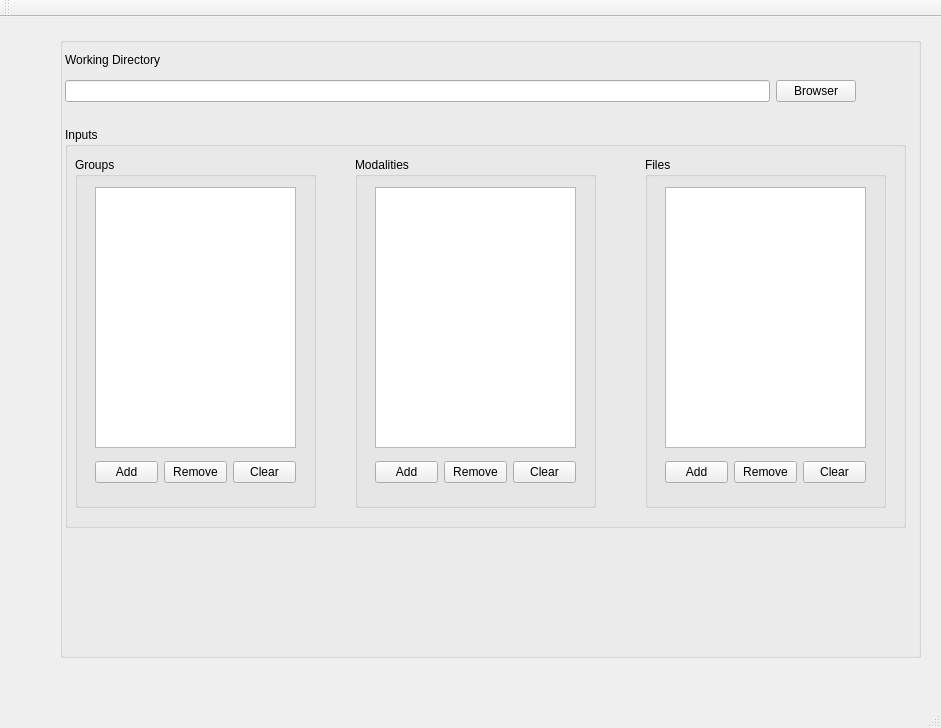
<?xml version="1.0" encoding="UTF-8"?>
<ui version="4.0">
 <class>MainWindow</class>
 <widget class="QMainWindow" name="MainWindow">
  <property name="geometry">
   <rect>
    <x>0</x>
    <y>0</y>
    <width>941</width>
    <height>728</height>
   </rect>
  </property>
  <property name="sizePolicy">
   <sizepolicy hsizetype="Expanding" vsizetype="Expanding">
    <horstretch>0</horstretch>
    <verstretch>0</verstretch>
   </sizepolicy>
  </property>
  <property name="windowTitle">
   <string>easyLearn</string>
  </property>
  <widget class="QWidget" name="centralwidget">
   <widget class="QWidget" name="">
    <property name="geometry">
     <rect>
      <x>60</x>
      <y>20</y>
      <width>861</width>
      <height>621</height>
     </rect>
    </property>
    <layout class="QVBoxLayout" name="verticalLayout">
     <item>
      <widget class="QGroupBox" name="groupBox_workingdir">
       <property name="title">
        <string/>
       </property>
       <widget class="QGroupBox" name="WholeGroupBox">
        <property name="geometry">
         <rect>
          <x>5</x>
          <y>90</y>
          <width>841</width>
          <height>401</height>
         </rect>
        </property>
        <property name="title">
         <string>Inputs</string>
        </property>
        <widget class="QGroupBox" name="groupBox_files">
         <property name="geometry">
          <rect>
           <x>580</x>
           <y>30</y>
           <width>241</width>
           <height>351</height>
          </rect>
         </property>
         <property name="title">
          <string>Files</string>
         </property>
         <widget class="QListView" name="listView_files">
          <property name="geometry">
           <rect>
            <x>20</x>
            <y>30</y>
            <width>201</width>
            <height>261</height>
           </rect>
          </property>
          <property name="sizeAdjustPolicy">
           <enum>QAbstractScrollArea::AdjustToContents</enum>
          </property>
         </widget>
         <widget class="QWidget" name="layoutWidget_2">
          <property name="geometry">
           <rect>
            <x>20</x>
            <y>300</y>
            <width>201</width>
            <height>30</height>
           </rect>
          </property>
          <layout class="QHBoxLayout" name="horizontalLayout_3">
           <item>
            <widget class="QPushButton" name="pushButton_addfiles">
             <property name="toolTipDuration">
              <number>-5</number>
             </property>
             <property name="whatsThis">
              <string>&lt;html&gt;&lt;head/&gt;&lt;body&gt;&lt;p&gt;push the button then close program&lt;/p&gt;&lt;/body&gt;&lt;/html&gt;</string>
             </property>
             <property name="text">
              <string>Add</string>
             </property>
            </widget>
           </item>
           <item>
            <widget class="QPushButton" name="pushButton_removefiles">
             <property name="text">
              <string>Remove</string>
             </property>
            </widget>
           </item>
           <item>
            <widget class="QPushButton" name="pushButton_clearfiles">
             <property name="text">
              <string>Clear</string>
             </property>
            </widget>
           </item>
          </layout>
         </widget>
        </widget>
        <widget class="QGroupBox" name="groupBox_modality">
         <property name="geometry">
          <rect>
           <x>290</x>
           <y>30</y>
           <width>241</width>
           <height>351</height>
          </rect>
         </property>
         <property name="title">
          <string>Modalities</string>
         </property>
         <widget class="QListView" name="listView_modalities">
          <property name="geometry">
           <rect>
            <x>20</x>
            <y>30</y>
            <width>201</width>
            <height>261</height>
           </rect>
          </property>
          <property name="sizeAdjustPolicy">
           <enum>QAbstractScrollArea::AdjustToContents</enum>
          </property>
         </widget>
         <widget class="QWidget" name="layoutWidget">
          <property name="geometry">
           <rect>
            <x>20</x>
            <y>300</y>
            <width>201</width>
            <height>30</height>
           </rect>
          </property>
          <layout class="QHBoxLayout" name="horizontalLayout_2">
           <item>
            <widget class="QPushButton" name="pushButton_addmodalities">
             <property name="toolTipDuration">
              <number>-5</number>
             </property>
             <property name="whatsThis">
              <string>&lt;html&gt;&lt;head/&gt;&lt;body&gt;&lt;p&gt;push the button then close program&lt;/p&gt;&lt;/body&gt;&lt;/html&gt;</string>
             </property>
             <property name="text">
              <string>Add</string>
             </property>
            </widget>
           </item>
           <item>
            <widget class="QPushButton" name="pushButton_removemodalites">
             <property name="text">
              <string>Remove</string>
             </property>
            </widget>
           </item>
           <item>
            <widget class="QPushButton" name="pushButton_clearmodalities">
             <property name="text">
              <string>Clear</string>
             </property>
            </widget>
           </item>
          </layout>
         </widget>
        </widget>
        <widget class="QGroupBox" name="groupBox_group">
         <property name="geometry">
          <rect>
           <x>10</x>
           <y>30</y>
           <width>241</width>
           <height>351</height>
          </rect>
         </property>
         <property name="title">
          <string>Groups</string>
         </property>
         <widget class="QListView" name="listView_groups">
          <property name="geometry">
           <rect>
            <x>20</x>
            <y>30</y>
            <width>201</width>
            <height>261</height>
           </rect>
          </property>
          <property name="sizeAdjustPolicy">
           <enum>QAbstractScrollArea::AdjustToContents</enum>
          </property>
         </widget>
         <widget class="QWidget" name="layoutWidget">
          <property name="geometry">
           <rect>
            <x>20</x>
            <y>300</y>
            <width>201</width>
            <height>30</height>
           </rect>
          </property>
          <layout class="QHBoxLayout" name="horizontalLayout">
           <item>
            <widget class="QPushButton" name="pushButton_addgroups">
             <property name="toolTipDuration">
              <number>-5</number>
             </property>
             <property name="whatsThis">
              <string>&lt;html&gt;&lt;head/&gt;&lt;body&gt;&lt;p&gt;push the button then close program&lt;/p&gt;&lt;/body&gt;&lt;/html&gt;</string>
             </property>
             <property name="text">
              <string>Add</string>
             </property>
            </widget>
           </item>
           <item>
            <widget class="QPushButton" name="pushButton_removegroups">
             <property name="text">
              <string>Remove</string>
             </property>
            </widget>
           </item>
           <item>
            <widget class="QPushButton" name="pushButton_cleargroups">
             <property name="text">
              <string>Clear</string>
             </property>
            </widget>
           </item>
          </layout>
         </widget>
        </widget>
       </widget>
       <widget class="QLabel" name="label">
        <property name="geometry">
         <rect>
          <x>5</x>
          <y>15</y>
          <width>136</width>
          <height>16</height>
         </rect>
        </property>
        <property name="text">
         <string>Working Directory</string>
        </property>
       </widget>
       <widget class="QWidget" name="">
        <property name="geometry">
         <rect>
          <x>5</x>
          <y>39</y>
          <width>791</width>
          <height>30</height>
         </rect>
        </property>
        <layout class="QHBoxLayout" name="horizontalLayout_4">
         <item>
          <widget class="QLineEdit" name="lineEdit_workingdir"/>
         </item>
         <item>
          <widget class="QPushButton" name="browser_workingdir">
           <property name="text">
            <string>Browser</string>
           </property>
          </widget>
         </item>
        </layout>
       </widget>
      </widget>
     </item>
    </layout>
   </widget>
  </widget>
  <widget class="QMenuBar" name="menubar">
   <property name="geometry">
    <rect>
     <x>0</x>
     <y>0</y>
     <width>941</width>
     <height>26</height>
    </rect>
   </property>
  </widget>
  <widget class="QStatusBar" name="statusbar"/>
  <widget class="QToolBar" name="toolBar">
   <property name="windowTitle">
    <string>toolBar</string>
   </property>
   <attribute name="toolBarArea">
    <enum>TopToolBarArea</enum>
   </attribute>
   <attribute name="toolBarBreak">
    <bool>false</bool>
   </attribute>
  </widget>
 </widget>
 <tabstops>
  <tabstop>lineEdit_workingdir</tabstop>
  <tabstop>listView_groups</tabstop>
  <tabstop>pushButton_addgroups</tabstop>
  <tabstop>pushButton_cleargroups</tabstop>
  <tabstop>listView_modalities</tabstop>
  <tabstop>pushButton_addmodalities</tabstop>
  <tabstop>pushButton_removemodalites</tabstop>
  <tabstop>pushButton_clearmodalities</tabstop>
  <tabstop>pushButton_addfiles</tabstop>
  <tabstop>pushButton_removefiles</tabstop>
  <tabstop>pushButton_clearfiles</tabstop>
  <tabstop>listView_files</tabstop>
  <tabstop>pushButton_removegroups</tabstop>
  <tabstop>browser_workingdir</tabstop>
 </tabstops>
 <resources/>
 <connections/>
 <slots>
  <slot>stest()</slot>
 </slots>
</ui>
